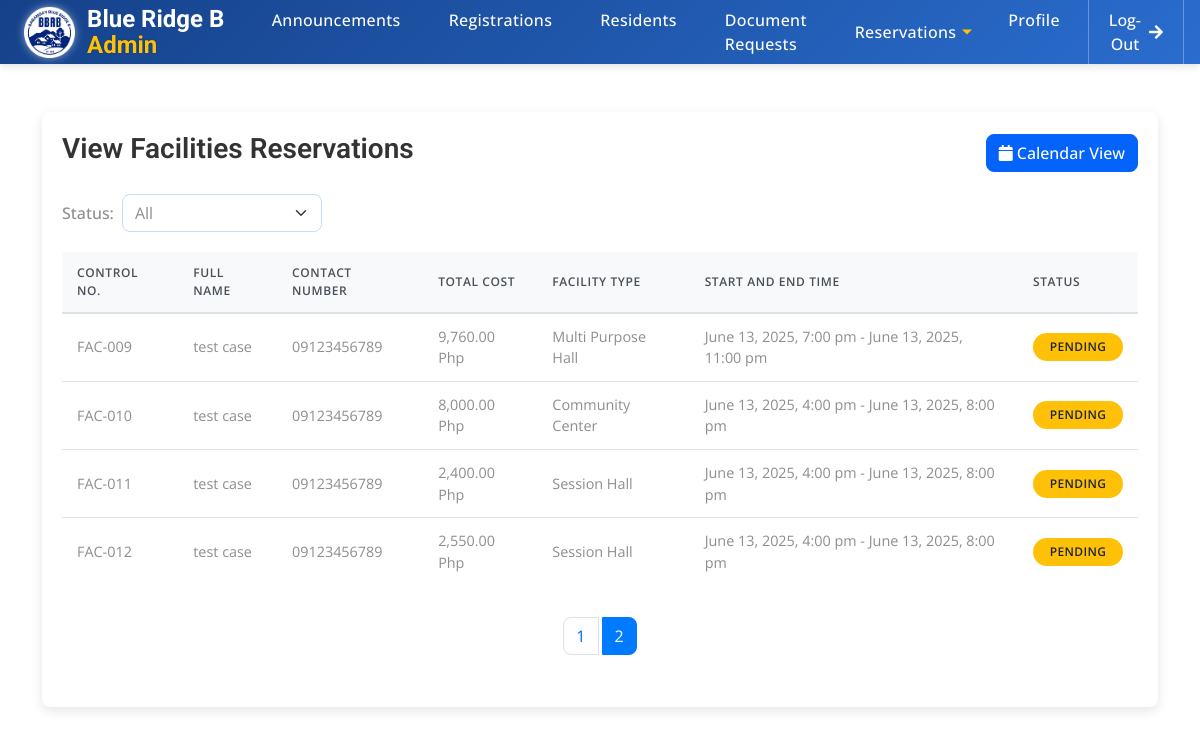
Page /view_facilities_reservations.php?status=all&page=2 (signed in) on the earlier database version.
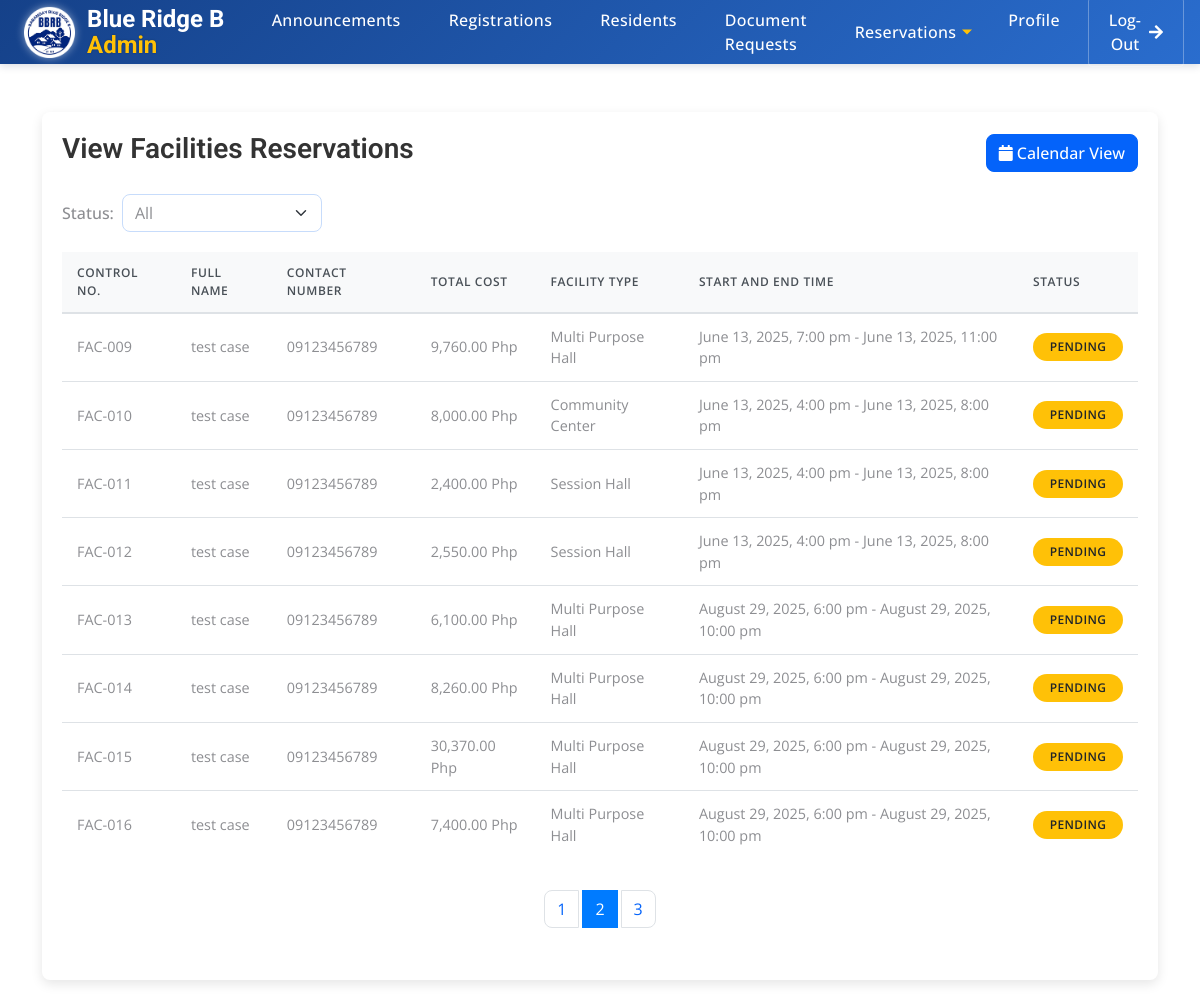
Same page on the later database version.
### tables this page shows
CREATE TABLE `facilities_reservations` (
  `id` int(11) NOT NULL,
  `user_id` int(11) NOT NULL,
  `facility_type` enum('Multi Purpose Hall','Community Center','Session Hall','Conference Room','Small Meeting Room') NOT NULL,
  `is_mandatory_charges_applicable` tinyint(1) DEFAULT 1,
  `with_aircon` tinyint(1) DEFAULT 0,
  `rooftop_option` tinyint(1) DEFAULT 0,
  `start_time` datetime NOT NULL,
  `end_time` datetime NOT NULL,
  `sound_system` tinyint(1) DEFAULT 0,
  `projector` tinyint(1) DEFAULT 0,
  `lifetime_table` int(11) DEFAULT 0,
  `lifetime_chair` int(11) DEFAULT 0,
  `long_table` int(11) DEFAULT 0,
  `monoblock_chair` int(11) DEFAULT 0,
  `security_parking` tinyint(1) DEFAULT 0,
  `group_over_50` tinyint(1) DEFAULT 0,
  `caretaker` tinyint(1) DEFAULT 0,
  `sound_operator` tinyint(1) DEFAULT 0,
  `total_cost` decimal(10,2) NOT NULL,
  `created_at` timestamp NOT NULL DEFAULT current_timestamp(),
  `status` enum('pending','approved','rejected') DEFAULT 'pending',
  `approved_by` varchar(255) DEFAULT NULL,
  `rejection_reason` text DEFAULT NULL,
  `time_approved` datetime DEFAULT NULL,
  `time_rejected` datetime DEFAULT NULL,
  `rejected_by` varchar(255) DEFAULT NULL
);

CREATE TABLE `users` (
  `id` int(11) NOT NULL,
  `username` varchar(50) NOT NULL,
  `password` varchar(255) NOT NULL,
  `first_name` varchar(100) NOT NULL,
  `middle_name` varchar(100) DEFAULT NULL,
  `last_name` varchar(100) NOT NULL,
  `gender` enum('Male','Female','Other') NOT NULL,
  `phone_number` varchar(15) NOT NULL,
  `email` varchar(100) NOT NULL,
  `birthdate` date NOT NULL,
  `street` varchar(255) NOT NULL,
  `lot_block` varchar(100) DEFAULT NULL,
  `blood_type` varchar(10) DEFAULT NULL,
  `house_number` varchar(50) NOT NULL,
  `date_registered` timestamp NOT NULL DEFAULT current_timestamp(),
  `is_verified` tinyint(1) DEFAULT 0,
  `verify_token` varchar(64) DEFAULT NULL,
  `sector` varchar(255) DEFAULT NULL
);

### view_facilities_reservations.php (the view, shortened to what the changed rows need)
<?php
include 'db.php';
$statusFilter = isset($_GET['status']) ? $_GET['status'] : 'all';
$limit = 8;
$page = isset($_GET['page']) ? (int)$_GET['page'] : 1;
$offset = ($page - 1) * $limit;
$sql = "SELECT facilities_reservations.id, facilities_reservations.facility_type, facilities_reservations.start_time, facilities_reservations.end_time, facilities_reservations.status, facilities_reservations.total_cost, facilities_reservations.approved_by, facilities_reservations.time_approved, facilities_reservations.rejected_by, facilities_reservations.rejection_reason, facilities_reservations.time_rejected, facilities_reservations.with_aircon, facilities_reservations.rooftop_option, facilities_reservations.sound_system, facilities_reservations.projector, facilities_reservations.group_over_50, facilities_reservations.lifetime_table, facilities_reservations.lifetime_chair, facilities_reservations.long_table, facilities_reservations.monoblock_chair, users.first_name, users.last_name, users.phone_number
        FROM facilities_reservations
        JOIN users ON facilities_reservations.user_id = users.id";
$sql .= " LIMIT $limit OFFSET $offset";
$result = $conn->query($sql);
$countSql = "SELECT COUNT(*) AS total FROM facilities_reservations";
$countResult = $conn->query($countSql);
$totalReservations = $countResult->fetch_assoc()['total'];
$totalPages = ceil($totalReservations / $limit);
?>
<!DOCTYPE html>
<html lang="en">
    <?php include 'includes/admin_head.php'; ?>
    <link href="view_document_requests.css" rel="stylesheet">
    <link href="admin_dashboard.css" rel="stylesheet">
    <link href="modern_buttons.css" rel="stylesheet">
    <link href="history_modal.css" rel="stylesheet">
<body>
    <?php include 'includes/admin_navbar.php'; ?>
    <div class="container mt-5">
        <div class="row">
            <div class="col-12">
                <div class="document-container">
                    <div class="header-actions">
                        <h2 class="header-title">View Facilities Reservations</h2>
                    </div>
                    <?php if ($result && $result->num_rows > 0): ?>
                        <div class="table-container">
                            <table class="document-table">
                                <thead>
                                    <tr>
                                        <th>Control No.</th>
                                        <th>Full Name</th>
                                        <th>Contact Number</th>
                                        <th>Total Cost</th>
                                        <th>Facility Type</th>
                                        <th>Start and End Time</th>
                                        <th>Status</th>
                                    </tr>
                                </thead>
                <tbody>
                    <?php while ($row = $result->fetch_assoc()): ?>
                        <tr class="clickable-row"
                            data-id="<?php echo $row['id']; ?>"
                            data-full-name="<?php echo $row['first_name'] . ' ' . $row['last_name']; ?>"
                            data-phone-number="<?php echo $row['phone_number']; ?>"
                            data-facility-type="<?php echo $row['facility_type']; ?>"
                            data-total-cost="<?php echo $row['total_cost']; ?>"
                            data-start-time="<?php echo $row['start_time']; ?>"
                            data-end-time="<?php echo $row['end_time']; ?>"
                            data-status="<?php echo $row['status']; ?>"
                            data-approved-by="<?php echo isset($row['approved_by']) ? $row['approved_by'] : 'N/A'; ?>"
                            data-time-approved="<?php echo isset($row['time_approved']) ? $row['time_approved'] : 'N/A'; ?>"
                            data-rejected-by="<?php echo isset($row['rejected_by']) ? $row['rejected_by'] : 'N/A'; ?>"
                            data-rejection-reason="<?php echo isset($row['rejection_reason']) ? $row['rejection_reason'] : 'N/A'; ?>"
                            data-time-rejected="<?php echo isset($row['time_rejected']) ? $row['time_rejected'] : 'N/A'; ?>"
                            data-with-aircon="<?php echo $row['with_aircon']; ?>"
                            data-rooftop-option="<?php echo $row['rooftop_option']; ?>"
                            data-sound-system="<?php echo $row['sound_system']; ?>"
                            data-projector="<?php echo $row['projector']; ?>"
                            data-group-over-50="<?php echo $row['group_over_50']; ?>"
                            data-lifetime-table="<?php echo $row['lifetime_table']; ?>"
                            data-lifetime-chair="<?php echo $row['lifetime_chair']; ?>"
                            data-long-table="<?php echo $row['long_table']; ?>"
                            data-monoblock-chair="<?php echo $row['monoblock_chair']; ?>">
                            <td>FAC-<?php echo str_pad($row['id'], 3, '0', STR_PAD_LEFT); ?></td>
                            <td><?php echo $row['first_name'] . ' ' . $row['last_name']; ?></td>
                            <td><?php echo $row['phone_number']; ?></td>
                            <td><?php echo number_format($row['total_cost'], 2); ?> Php</td>
                            <td><?php echo $row['facility_type']; ?></td>
                            <td><?php echo date("F j, Y, g:i a", strtotime($row['start_time'])); ?> - <?php echo date("F j, Y, g:i a", strtotime($row['end_time'])); ?></td>
                            <td>
                                <span class="status-badge status-<?php echo htmlspecialchars($row['status']); ?>">
                                    <?php echo ucfirst($row['status']); ?>
                                </span>
                            </td>
                        </tr>
                    <?php endwhile; ?>
                </tbody>
                            </table>
                        </div>
                        <div class="pagination-container">
                            <nav aria-label="Page navigation">
                                <ul class="pagination">
                                    <?php for ($i = 1; $i <= $totalPages; $i++): ?>
                                        <li class="page-item <?php echo $i === $page ? 'active' : ''; ?>">
                                            <a class="page-link" href="?status=<?php echo $statusFilter; ?>&page=<?php echo $i; ?>"><?php echo $i; ?></a>
                                        </li>
                                    <?php endfor; ?>
                                </ul>
                            </nav>
                        </div>
                    <?php endif; ?>
                </div>
            </div>
        </div>
    </div>
</body>
</html>

Differences in the rows shown:
added facilities_reservations: id "013", user.first_name "test", user.last_name "case", user.phone_number "09123456789", total_cost "6,100.00", facility_type "Multi Purpose Hall", start_time "August 29, 2025, 6:00 pm", end_time "August 29, 2025, 10:00 pm", status "PENDING"
added facilities_reservations: id "014", user.first_name "test", user.last_name "case", user.phone_number "09123456789", total_cost "8,260.00", facility_type "Multi Purpose Hall", start_time "August 29, 2025, 6:00 pm", end_time "August 29, 2025, 10:00 pm", status "PENDING"
added facilities_reservations: id "015", user.first_name "test", user.last_name "case", user.phone_number "09123456789", total_cost "30,370.00", facility_type "Multi Purpose Hall", start_time "August 29, 2025, 6:00 pm", end_time "August 29, 2025, 10:00 pm", status "PENDING"
added facilities_reservations: id "016", user.first_name "test", user.last_name "case", user.phone_number "09123456789", total_cost "7,400.00", facility_type "Multi Purpose Hall", start_time "August 29, 2025, 6:00 pm", end_time "August 29, 2025, 10:00 pm", status "PENDING"
Other differences:
new list line: "3"
